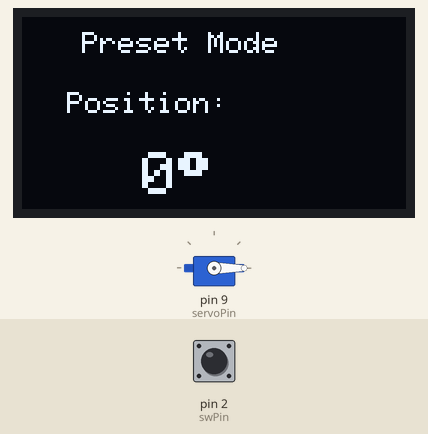
Bench run of a sketch on a simulated Arduino Uno, built with avr-gcc and run on an emulated ATmega328P. Shown: servo, 128×64 one-colour display. The test bench sets the inputs (shaded band); at power-on: pin 2 (swPin) HIGH.

Above: at 1.2 s.
1.3 s: pin 2 (swPin) pulled LOW for 0.15 s
At 2.5 s:
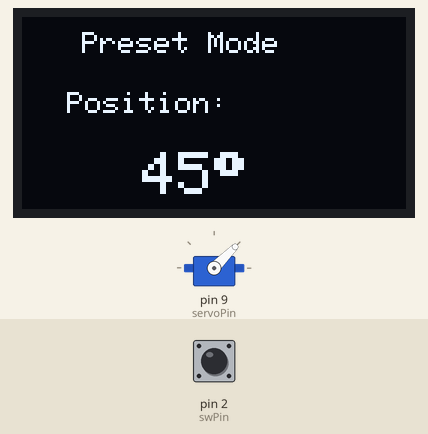
2.9 s: pin 2 (swPin) pulled LOW for 1 s
At 3.9 s:
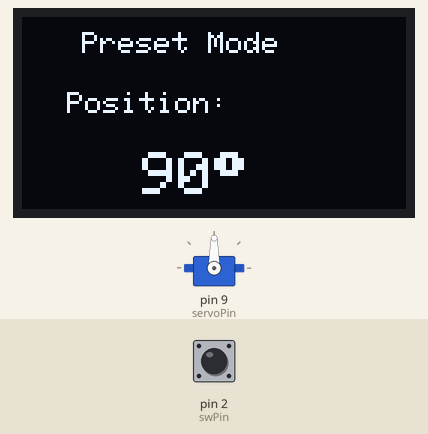
5.4 s: pin 2 (swPin) pulled LOW for 0.15 s
At 5.8 s:
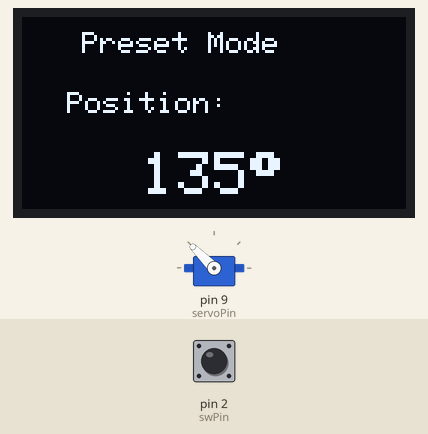
7.0 s: pin 2 (swPin) pulled LOW for 3.2 s
At 8.3 s:
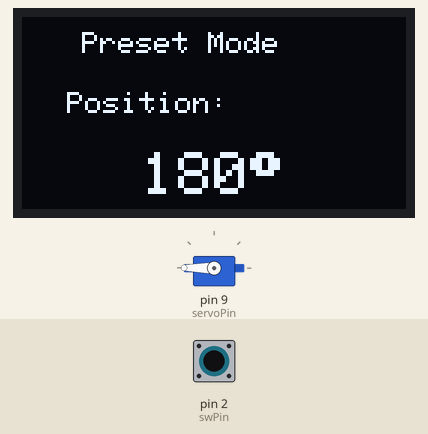
11.7 s: pin 2 (swPin) pulsed LOW 5 times (0.12 s each, 0.3 s apart)
At 11.87 s:
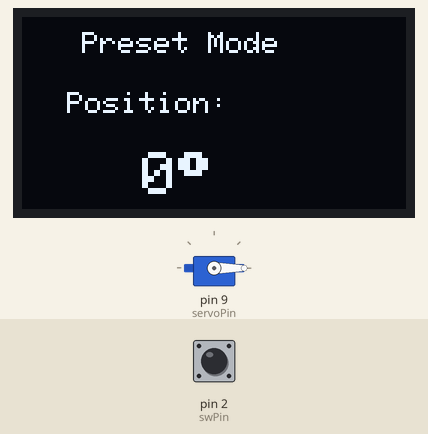
Timing chart, 0 to 14.7 s (numbered marks = the images above; inputs shaded):
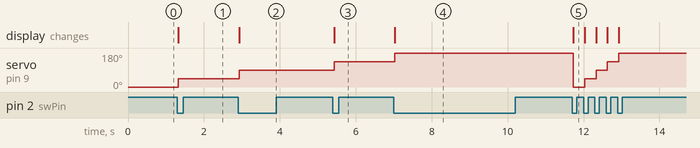

The sketch:

Joystick_Servo_Preset_Control.ino
```cpp
#include <Wire.h>
#include <Adafruit_GFX.h>
#include <Adafruit_SSD1306.h>
#include <Servo.h>

#define SCREEN_WIDTH 128
#define SCREEN_HEIGHT 64

Adafruit_SSD1306 display(SCREEN_WIDTH, SCREEN_HEIGHT, &Wire, -1);
Servo myServo;

const int swPin = 2;
const int servoPin = 9;

int positions[] = {0, 45, 90, 135, 180};
int currentPreset = 0;

bool lastButtonState = HIGH;

void setup() {
  pinMode(swPin, INPUT_PULLUP);

  myServo.attach(servoPin);
  myServo.write(positions[currentPreset]);

  if (!display.begin(SSD1306_SWITCHCAPVCC, 0x3C)) {
    while (1);
  }

  updateDisplay();
}

void loop() {

  bool buttonState = digitalRead(swPin);

  // Detect button press
  if (lastButtonState == HIGH && buttonState == LOW) {

    currentPreset++;
    if (currentPreset > 4)
      currentPreset = 0;

    myServo.write(positions[currentPreset]);

    updateDisplay();

    delay(200); // debounce
  }

  lastButtonState = buttonState;
}

void updateDisplay() {

  display.clearDisplay();

  display.setTextSize(1);
  display.setTextColor(SSD1306_WHITE);

  display.setCursor(20, 5);
  display.println("Preset Mode");

  display.setCursor(15, 25);
  display.println("Position:");

  display.setTextSize(2);
  display.setCursor(40, 45);
  display.print(positions[currentPreset]);
  display.print((char)247);

  display.display();
}
```

Measured:
- after the input at 1.3 s, servo on pin 9 (servoPin): 0° → 45° at once; the display: changes at once (image 1)
- after the input at 2.9 s, servo on pin 9 (servoPin): 45° → 90° at once; the display: changes at once (image 2)
- after the input at 5.4 s, servo on pin 9 (servoPin): 90° → 135° at once; the display: changes at once (image 3)
- after the input at 7.0 s, servo on pin 9 (servoPin): 135° → 180° at once; the display: changes at once (image 4)
- after the input at 11.7 s, servo on pin 9 (servoPin): 180° → 0° at once, → 45° 0.30 s later, → 90° 0.30 s later, → 135° 0.30 s later, … (5 changes in this stretch); the display: changes at once (image 5)
